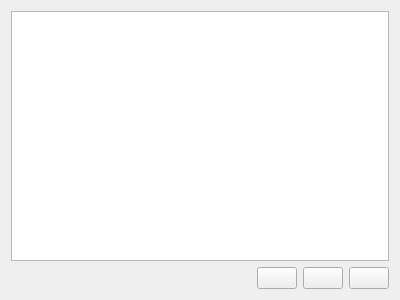
<?xml version="1.0" encoding="UTF-8"?>
<ui version="4.0">
 <class>WdgTasksetDocker</class>
 <widget class="QWidget" name="WdgTasksetDocker">
  <property name="geometry">
   <rect>
    <x>0</x>
    <y>0</y>
    <width>400</width>
    <height>300</height>
   </rect>
  </property>
  <layout class="QGridLayout" name="gridLayout">
   <item row="0" column="0" colspan="5">
    <widget class="QListView" name="tasksetView"/>
   </item>
   <item row="1" column="1">
    <spacer name="horizontalSpacer">
     <property name="orientation">
      <enum>Qt::Horizontal</enum>
     </property>
     <property name="sizeHint" stdset="0">
      <size>
       <width>199</width>
       <height>20</height>
      </size>
     </property>
    </spacer>
   </item>
   <item row="1" column="2">
    <widget class="QPushButton" name="recordButton">
     <property name="text">
      <string/>
     </property>
    </widget>
   </item>
   <item row="1" column="4">
    <widget class="QPushButton" name="clearButton">
     <property name="text">
      <string/>
     </property>
    </widget>
   </item>
   <item row="1" column="3">
    <widget class="QPushButton" name="saveButton">
     <property name="text">
      <string/>
     </property>
    </widget>
   </item>
   <item row="1" column="0">
    <widget class="KisPopupButton" name="chooserButton"/>
   </item>
  </layout>
 </widget>
 <customwidgets>
  <customwidget>
   <class>KisPopupButton</class>
   <extends>QWidget</extends>
   <header>kis_popup_button.h</header>
   <container>1</container>
  </customwidget>
 </customwidgets>
 <resources/>
 <connections/>
</ui>
